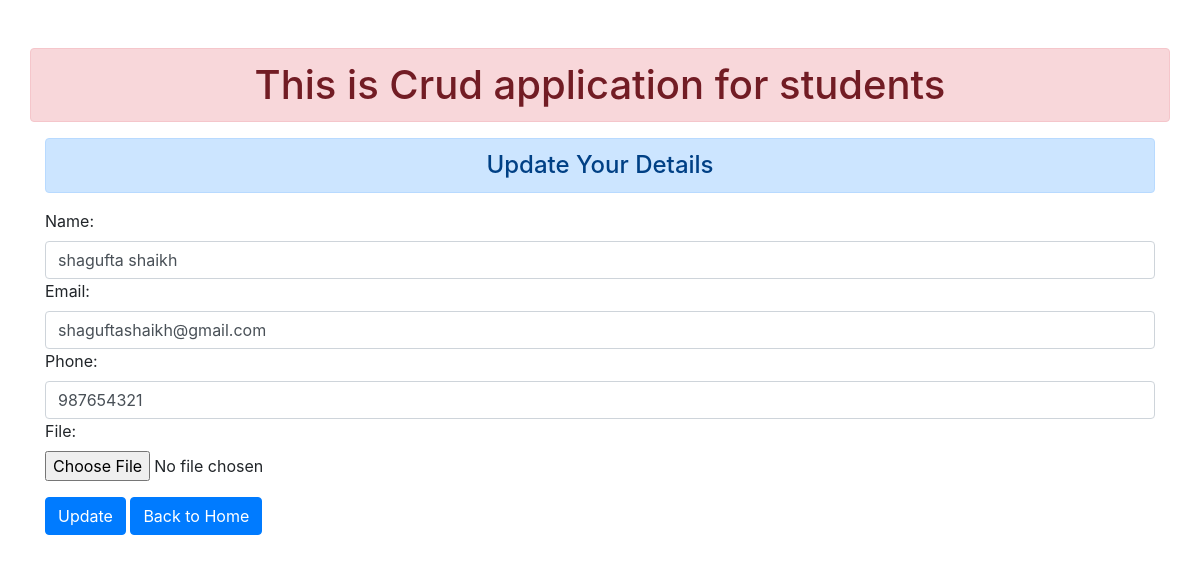
The app's page /editstudent/10/ with its own data.
### CrudPractice/models.py (models this page shows, shortened)
class Student(models.Model):
    name = models.CharField(max_length=300)
    email = models.EmailField(max_length=300)
    phone = models.CharField(max_length=13)
    date = models.DateTimeField(auto_now_add=True, blank=True)
    file = models.FileField()

### CrudPractice/views.py (the view)
# urls.py: path('editstudent/<int:id>/', views.editstudents, name='editStudents'),
def editstudents(request, id):
    if request.method == 'POST':
        geteditid = Student.objects.get(pk=id)
        efrmm = StudentForm(request.POST, instance=geteditid)
        if efrmm.is_valid():
            efrmm.save()
    else:
        geteditid = Student.objects.get(pk=id)
        efrmm = StudentForm(instance=geteditid)
    editcontext = {'editform':efrmm}
    return render(request, 'CrudPractice/editstudents.html', editcontext)

### CrudPractice/forms.py
class StudentForm(forms.ModelForm):
    class Meta:
        model = Student
        fields = ['name', 'email', 'phone', 'file']
        widgets = {
            'name' : forms.TextInput(attrs={'class':'form-control'}),
            'email' : forms.EmailInput(attrs={'class':'form-control'}),
            'phone' : forms.TextInput(attrs={'class':'form-control'}),
            'file' : forms.FileInput(attrs={'class':'form-control-file'}),
        }

### CrudPractice/templates/CrudPractice/editstudents.html (shortened to what this page needs)
{% extends 'CrudPractice/index.html' %}
{% block content %}
<div class="container">
    <h4 class="alert alert-primary text-center"> Update Your Details {{id}} </h4>
    <form action="" method="POST">
        {{editform}}
        <button type="submit" class="btn btn-primary mt-3">Update</button>
        <a href="{% url 'showStudents' %}" class="btn btn-primary mt-3" >Back to Home</a>
    </form>
</div>
{% endblock content %}

### records on screen
Student: name "shagufta shaikh", email "shaguftashaikh@gmail.com", phone "987654321"
